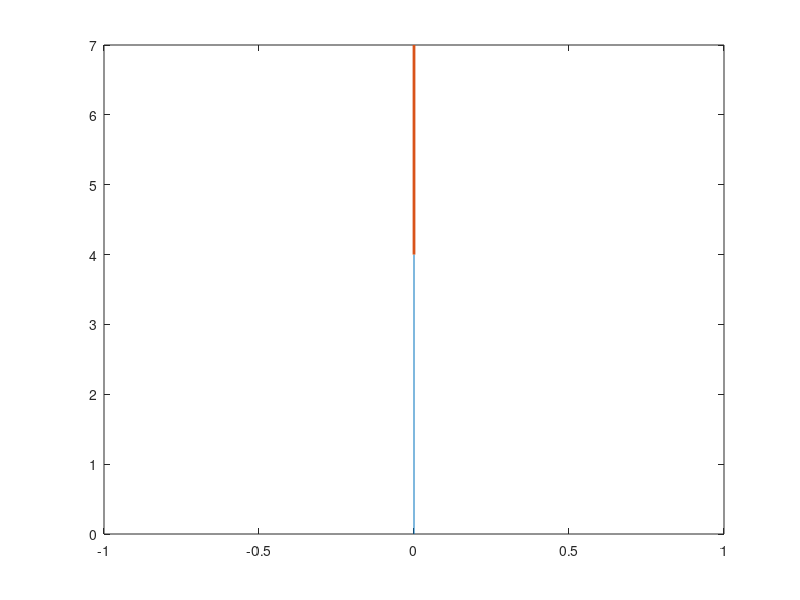

Here is the MATLAB script that generated this plot:
%forward kinematics of 2R Robotic Arm%
close all
clear all
clc

%% inputs
l1 = 4;    %length link 1 = 11
l2 = 3;    %length link 2 = 12

theta1 = linspace(0,90,4);
theta2= linspace(0,90,4);

 %% for loop
 for i = 1:length(theta1)
     THETA1 = theta1(i);
     for j = 1:length(theta2)
          THETA2 = theta2(j);
          
          % coordinates
          
          x0 = 0;
          y0 = 0;
       
          
          x1 = l1*cosd(THETA1);
          y1 = l1*sind(THETA1);
          
          x2 = x1+l2 *cosd(THETA2);
          y2 = y1+l2 *sind(THETA2);
          
          %plotting
          plot([x0 x1],[y0 y1],[x1 x2],[y1 y2],'linewidth',2)
          pause(0.1)
     end
 end

